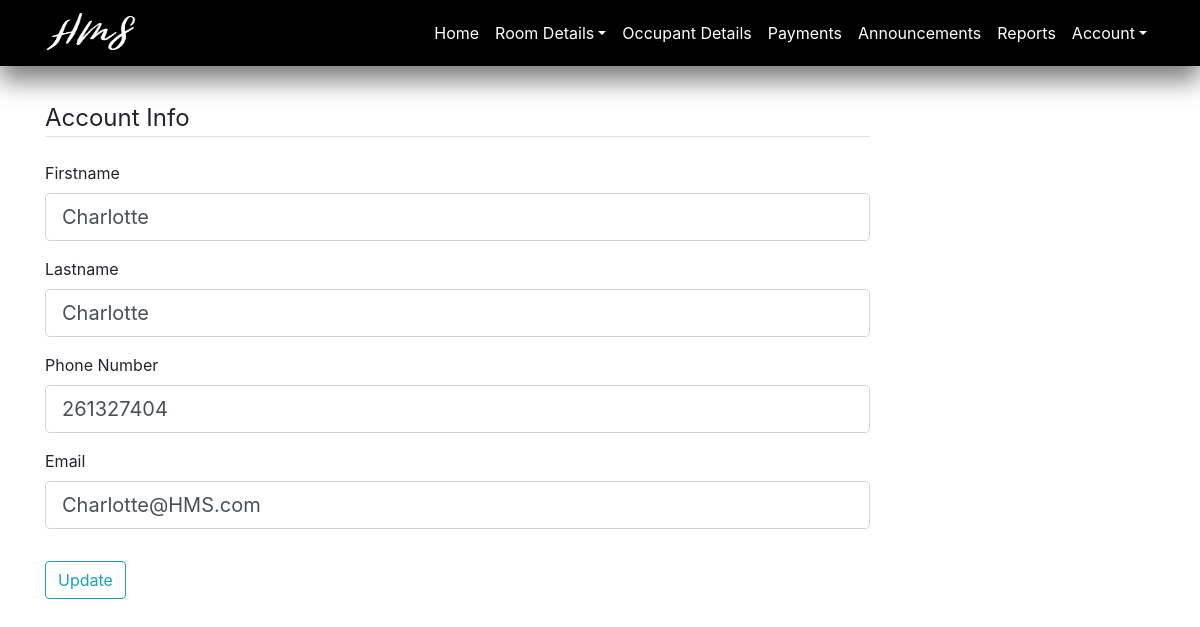
Page /admin/account (signed in) on the committed database.
### HMS/models.py (models this page shows, shortened)
class User(db.Model, UserMixin):
    __tablename__ = "users"
    id = db.Column(db.Integer, primary_key=True)
    firstname = db.Column(db.String(20), nullable=False)
    lastname = db.Column(db.String(20), nullable=False)
    email = db.Column(db.String(120), unique=True, nullable=False)
    number = db.Column(db.String(10), unique=True, nullable=False)
    gender = db.Column(db.String(10), nullable=False)
    role = db.Column(db.String(10), nullable=False, default="student")
    password = db.Column(db.String(60), nullable=False)
    hostel_id = db.Column(db.Integer, db.ForeignKey('hostels.hostel_id'))
    room_id = db.Column(db.String, db.ForeignKey('rooms.room_num'))
    images = db.relationship('Images', backref='user')
    announcements = db.relationship('Announcement', backref='user')

### HMS/routes.py (the view)
@app.route("/admin/account", methods=['GET', 'POST'])
@login_required
def updateaccount():
    if current_user.role == 'admin':
        form = UpdateAccountForm()
        if form.validate_on_submit():
            current_user.firstname = form.firstname.data
            current_user.lastname = form.lastname.data
            current_user.number = form.number.data
            current_user.email = form.email.data
            db.session.commit()
            flash('Your account has been updated!', 'success')
            return redirect(url_for('updateaccount'))
        elif request.method == 'GET':
            form.firstname.data = current_user.firstname
            form.lastname.data = current_user.lastname
            form.number.data = current_user.number
            form.email.data = current_user.email
        return render_template('updateaccount.html', title='Account', form=form)
    else:
        return render_template('logInError.html')

### HMS/forms.py (shortened to what this page needs)
class UpdateAccountForm(FlaskForm):
    firstname = StringField('Firstname',
                            validators=[DataRequired(), Length(min=2, max=20)])
    lastname = StringField('Lastname',
                           validators=[DataRequired(), Length(min=2, max=20)])
    number = StringField('Phone Number',
                         validators=[DataRequired(), Length(min=9, max=20)])
    email = StringField('Email',
                        validators=[DataRequired(), Email()])
    submit = SubmitField('Update')

### HMS/__init__.py (called while the page is built)
@app.before_request
def make_session_permanent():
    session.permanent = True
    app.permanent_session_lifetime = timedelta(minutes=60)

### HMS/models.py (called while the page is built)
@login_manager.user_loader
def load_user(user_id):
    return User.query.get(int(user_id))

### HMS/templates/updateaccount.html (shortened to what this page needs)
{% extends "admin_layout.html" %}
{% block content %}
    <form method="POST" action="" enctype="multipart/form-data">
        <fieldset class="form-group">
            <legend class="border-bottom mb-4">Account Info</legend>
            <div class="form-group">
                {{ form.firstname.label(class="form-control-label") }}
                {% if form.firstname.errors %}
                    {{ form.firstname(class="form-control form-control-lg is-invalid") }}
                    <div class="invalid-feedback">
                        {% for error in form.firstname.errors %}
                            <span>{{ error }}</span>
                        {% endfor %}
                    </div>
                {% else %}
                    {{ form.firstname(class="form-control form-control-lg") }}
                {% endif %}
            </div>
            <div class="form-group">
                {{ form.lastname.label(class="form-control-label") }}
                {% if form.lastname.errors %}
                    {{ form.lastname(class="form-control form-control-lg is-invalid") }}
                    <div class="invalid-feedback">
                        {% for error in form.lastname.errors %}
                            <span>{{ error }}</span>
                        {% endfor %}
                    </div>
                {% else %}
                    {{ form.lastname(class="form-control form-control-lg") }}
                {% endif %}
            </div>
            <div class="form-group">
                {{ form.number.label(class="form-control-label") }}
                {% if form.number.errors %}
                    {{ form.number(class="form-control form-control-lg is-invalid") }}
                    <div class="invalid-feedback">
                        {% for error in form.number.errors %}
                            <span>{{ error }}</span>
                        {% endfor %}
                    </div>
                {% else %}
                    {{ form.number(class="form-control form-control-lg") }}
                {% endif %}
            </div>
            <div class="form-group">
                {{ form.email.label(class="form-control-label") }}
                {% if form.email.errors %}
                    {{ form.email(class="form-control form-control-lg is-invalid") }}
                    <div class="invalid-feedback">
                        {% for error in form.email.errors %}
                            <span>{{ error }}</span>
                        {% endfor %}
                    </div>
                {% else %}
                    {{ form.email(class="form-control form-control-lg") }}
                {% endif %}
            </div>
        </fieldset>
        <div class="form-group">
            {{ form.submit(class="btn btn-outline-info") }}
        </div>
    </form>
{% endblock content%}

### rows in the picture
User: firstname "Charlotte", lastname "Charlotte", number "261327404", email "Charlotte@HMS.com"
